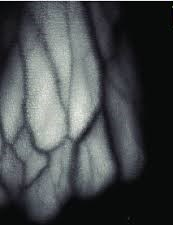
#> input picture user1.jpeg, 173 x 225 px; the run also reads 1 picture not shown here
$ python Full_code.py
#> lines starting #> are read from the running program, lines starting #| are printed output that depends on the picture; after the words box and inside, x2 and y2 are one past the last pixel; in counts of white or black regions, pixels touching at a corner belong together
import cv2
import numpy as np
from scipy.spatial.distance import euclidean

def preprocess_image(image_path, target_size=(250, 250)):
#> called with image_path = 'user1.jpeg', target_size = (250, 250)
    image = cv2.imread(image_path, cv2.IMREAD_GRAYSCALE)
#> image: shape (225, 173); min 0, max 248, mean 72.8
    if image is None:
        print("Error: Could not load the image.")
        return None
    image = cv2.resize(image, target_size)
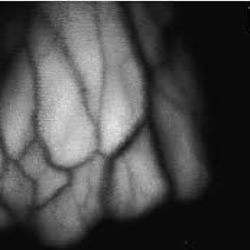
#> image: shape (250, 250); min 2, max 245, mean 72.7


    blurred = cv2.GaussianBlur(image, (5, 5), 0)


    thresholded = cv2.adaptiveThreshold(blurred, 255,
                                        cv2.ADAPTIVE_THRESH_GAUSSIAN_C,
                                        cv2.THRESH_BINARY_INV, 11, 3)
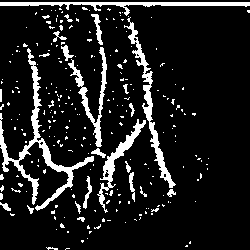
#> thresholded: shape (250, 250); 11.6% white; 247 white regions (223 under 20 px), largest, box (x1, y1, x2, y2) and area: (0, 48, 94, 211) 1741, (124, 17, 176, 188) 1079, (0, 2, 250, 16) 984
    clahe = cv2.createCLAHE(clipLimit=2.0, tileGridSize=(8, 8))
    enhanced = clahe.apply(thresholded)
    kernel = np.ones((3, 3), np.uint8)
    processed = cv2.morphologyEx(enhanced, cv2.MORPH_CLOSE, kernel)
#> processed: shape (250, 250); values 3 (black) and 255 (white), 12.5% white; 189 white regions (172 under 20 px), largest, box (x1, y1, x2, y2) and area: (0, 2, 250, 214) 6233, (75, 176, 92, 214) 144, (125, 161, 135, 202) 143
    edges = cv2.Canny(processed, 50, 150)
#> edges: shape (250, 250); 7.1% white in thin lines or dots
    return edges


def register(user_id, image_path):
    features = preprocess_image(image_path)
#> call 2 of preprocess_image, with image_path = 'user2.png', target_size = (250, 250)
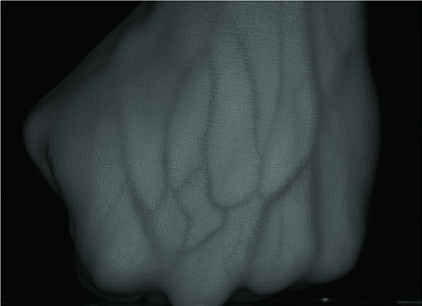
#> input picture user2.png, 422 x 306 px
#> in preprocess_image (call 2), `image = cv2.resize(image, target_size)`:
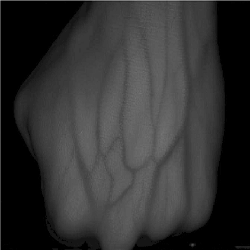
#> image: shape (250, 250); min 0, max 143, mean 49.6
#> in preprocess_image (call 2), `thresholded = cv2.adaptiveThreshold(blurred, 255, cv2.ADAPTIVE_THRESH_..`:
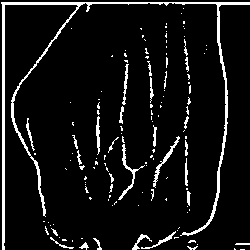
#> thresholded: shape (250, 250); 7.5% white in thin lines or dots
#> in preprocess_image (call 2), `enhanced = clahe.apply(thresholded)`: enhanced: shape (250, 250); values 3 (black) and 255 (white), 7.5% white in thin lines or dots
#> in preprocess_image (call 2), `processed = cv2.morphologyEx(enhanced, cv2.MORPH_CLOSE, kernel)`:
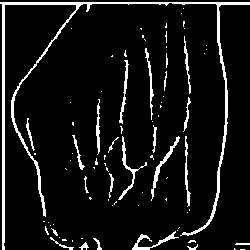
#> processed: shape (250, 250); values 3 (black) and 255 (white), 7.9% white; 83 white regions (59 under 20 px), largest, box (x1, y1, x2, y2) and area: (0, 2, 250, 250) 2677, (151, 136, 180, 201) 227, (118, 136, 147, 200) 218
#> in preprocess_image (call 2), `edges = cv2.Canny(processed, 50, 150)`:
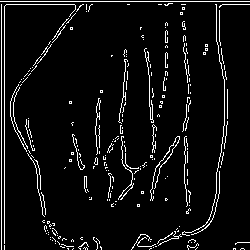
#> edges: shape (250, 250); 6% white in thin lines or dots
    if features is not None:
        np.save(f'user_{user_id}_features.npy', features)
        print(f"User {user_id} is Registered Successfully.")
    else:
        print(f"Error processing the image for user {user_id}.")


def check_user(image_path):
#> called with image_path = 'unknown_user1.jpeg'
    features = preprocess_image(image_path)
    if features is None:
        return

    registered_user_features = [
        np.load('user_1_features.npy'),
        np.load('user_2_features.npy'),
    ]

    distances = [euclidean(features.flatten(), registered_features.flatten()) for registered_features in registered_user_features]
#> distances = [0, 15953.4]
    threshold = 5000

    min_distance = min(distances)
#> min_distance = 0
    if min_distance < threshold:
        matched_user = distances.index(min_distance) + 1
#> matched_user = 1
        print(f"Match found! Access granted to User {matched_user}")
#| Match found! Access granted to User 1
    else:
        print("Unregistered user detected.")


register(1, 'user1.jpeg')
register(2, 'user2.png')

check_user('unknown_user1.jpeg')
